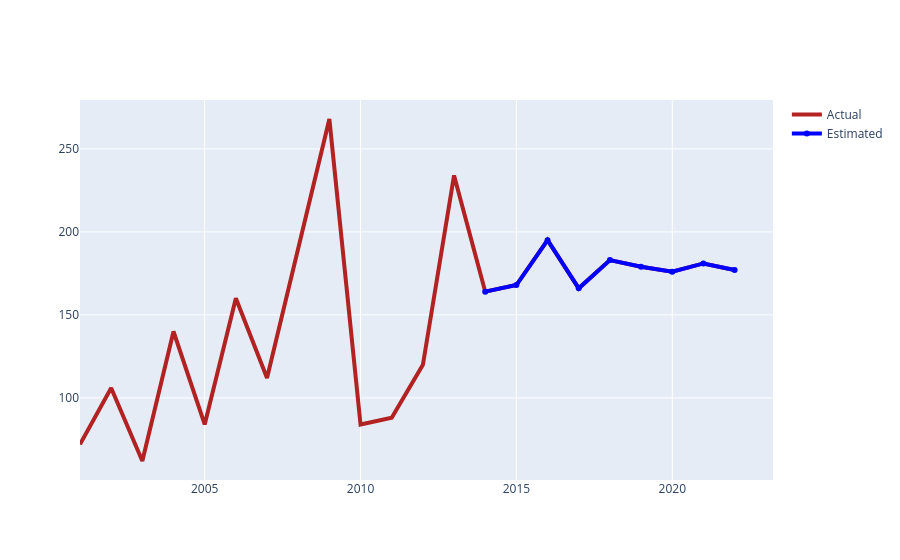

Write notebook code for a chart like this one.
### Code cell
i=12
for j in range(len(forecast_df_LAK)):
    crimes_LAK_forecast.loc[i] = crimes_LAK_forecast.YEAR[i-1]+1
    crimes_LAK_forecast.loc[i, 'TOTAL IPC CRIMES'] = int(forecast_df_LAK[j])
    i = i+1

fig = go.Figure()
fig.add_trace(go.Scatter(x= crimes_LAK_forecast["YEAR"], y= crimes_LAK_forecast['TOTAL IPC CRIMES'],
                    name = "Actual",line=dict(color='firebrick', width=4)))
fig.add_trace(go.Scatter(x= crimes_LAK_forecast["YEAR"][13:], y= crimes_LAK_forecast['TOTAL IPC CRIMES'][13:],
                    name = "Estimated",line=dict(color='blue', width=4)))

### Figure 1 — Plotly figure (JSON) as saved in the notebook; plotly's stock layout.template omitted (floating-point values rounded to 4 significant figures)
{"data": [{"line": {"color": "firebrick", "width": 4}, "name": "Actual", "type": "scatter", "x": [2001, 2002, 2003, 2004, 2005, 2006, 2007, 2008, 2009, 2010, 2011, 2012, 2013, 2014, 2015, 2016, 2017, 2018, 2019, 2020, 2021, 2022], "y": [72, 106, 62, 140, 84, 160, 112, 190, 268, 84, 88, 120, 234, 164, 168, 195, 166, 183, 179, 176, 181, 177]}, {"line": {"color": "blue", "width": 4}, "name": "Estimated", "type": "scatter", "x": [2014, 2015, 2016, 2017, 2018, 2019, 2020, 2021, 2022], "y": [164, 168, 195, 166, 183, 179, 176, 181, 177]}], "layout": {}}
